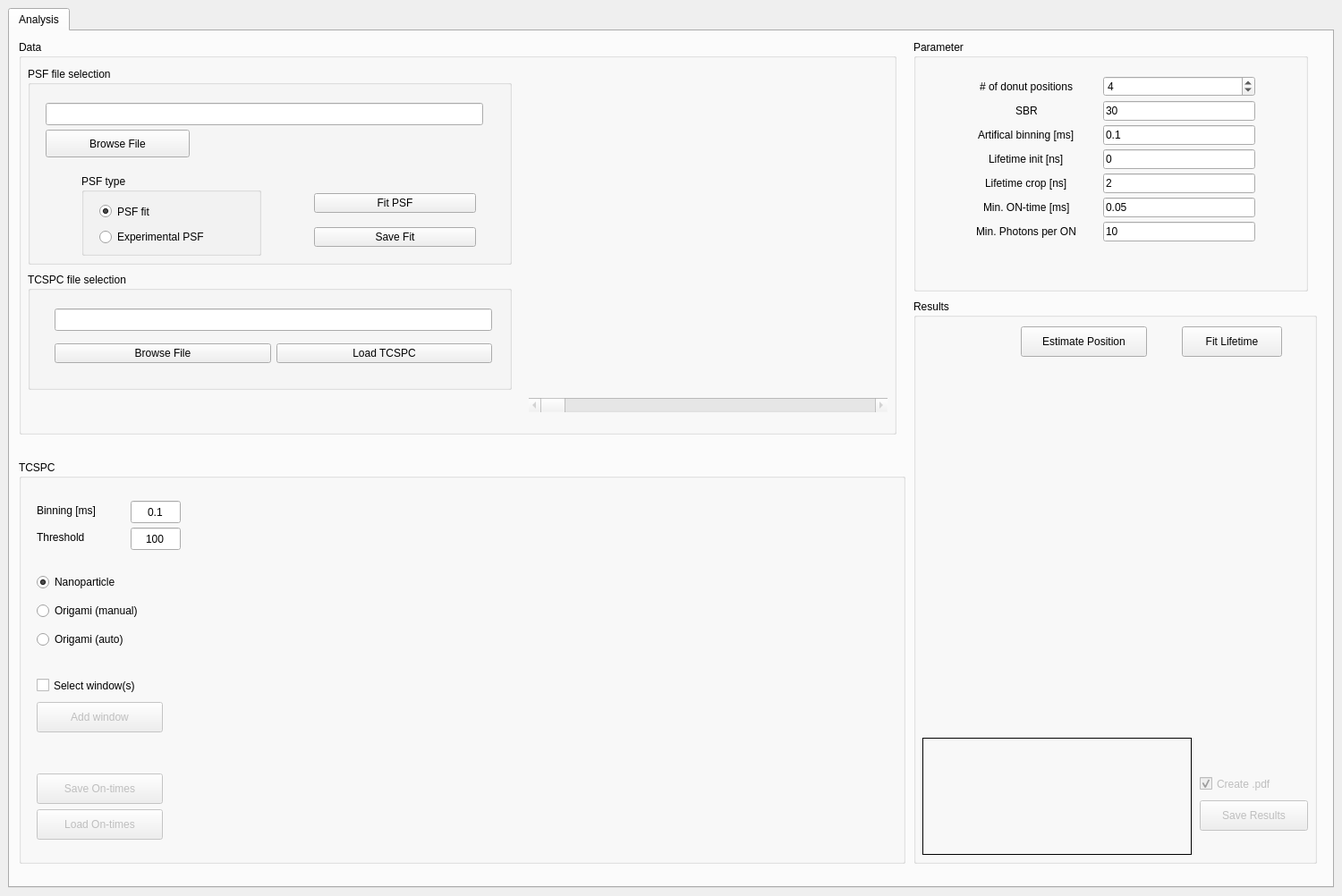
<?xml version="1.0" encoding="UTF-8"?>
<ui version="4.0">
 <class>MainWindow</class>
 <widget class="QMainWindow" name="MainWindow">
  <property name="geometry">
   <rect>
    <x>0</x>
    <y>0</y>
    <width>1500</width>
    <height>1002</height>
   </rect>
  </property>
  <property name="sizePolicy">
   <sizepolicy hsizetype="Maximum" vsizetype="Maximum">
    <horstretch>0</horstretch>
    <verstretch>0</verstretch>
   </sizepolicy>
  </property>
  <property name="windowTitle">
   <string>Analysis</string>
  </property>
  <widget class="QWidget" name="centralwidget">
   <layout class="QGridLayout" name="gridLayout">
    <item row="0" column="0">
     <widget class="QTabWidget" name="SelectionWidget">
      <property name="tabPosition">
       <enum>QTabWidget::North</enum>
      </property>
      <property name="tabShape">
       <enum>QTabWidget::Rounded</enum>
      </property>
      <property name="currentIndex">
       <number>0</number>
      </property>
      <widget class="QWidget" name="AnalysisTab">
       <attribute name="title">
        <string>Analysis</string>
       </attribute>
       <widget class="QGroupBox" name="PSFgroupBox">
        <property name="geometry">
         <rect>
          <x>10</x>
          <y>10</y>
          <width>981</width>
          <height>441</height>
         </rect>
        </property>
        <property name="title">
         <string>Data</string>
        </property>
        <widget class="QWidget" name="verticalLayoutWidget">
         <property name="geometry">
          <rect>
           <x>570</x>
           <y>20</y>
           <width>401</width>
           <height>371</height>
          </rect>
         </property>
         <layout class="QVBoxLayout" name="psfLayout"/>
        </widget>
        <widget class="QScrollBar" name="psfScrollbar">
         <property name="enabled">
          <bool>false</bool>
         </property>
         <property name="geometry">
          <rect>
           <x>570</x>
           <y>400</y>
           <width>401</width>
           <height>16</height>
          </rect>
         </property>
         <property name="maximum">
          <number>19</number>
         </property>
         <property name="pageStep">
          <number>1</number>
         </property>
         <property name="orientation">
          <enum>Qt::Horizontal</enum>
         </property>
        </widget>
        <widget class="QGroupBox" name="PSFfile_groupBox">
         <property name="geometry">
          <rect>
           <x>10</x>
           <y>30</y>
           <width>541</width>
           <height>221</height>
          </rect>
         </property>
         <property name="title">
          <string>PSF file selection</string>
         </property>
         <widget class="QLineEdit" name="psfFileEditBox">
          <property name="geometry">
           <rect>
            <x>20</x>
            <y>40</y>
            <width>489</width>
            <height>25</height>
           </rect>
          </property>
         </widget>
         <widget class="QPushButton" name="browseFilePSF">
          <property name="geometry">
           <rect>
            <x>20</x>
            <y>70</y>
            <width>161</width>
            <height>31</height>
           </rect>
          </property>
          <property name="text">
           <string>Browse File</string>
          </property>
         </widget>
         <widget class="QGroupBox" name="PSFmode_groupBox">
          <property name="geometry">
           <rect>
            <x>60</x>
            <y>120</y>
            <width>201</width>
            <height>91</height>
           </rect>
          </property>
          <property name="sizePolicy">
           <sizepolicy hsizetype="Preferred" vsizetype="Preferred">
            <horstretch>0</horstretch>
            <verstretch>0</verstretch>
           </sizepolicy>
          </property>
          <property name="title">
           <string>PSF type</string>
          </property>
          <widget class="QRadioButton" name="radioButton_exppsf">
           <property name="geometry">
            <rect>
             <x>20</x>
             <y>60</y>
             <width>161</width>
             <height>20</height>
            </rect>
           </property>
           <property name="text">
            <string>Experimental PSF</string>
           </property>
          </widget>
          <widget class="QRadioButton" name="radioButton_psffit">
           <property name="geometry">
            <rect>
             <x>20</x>
             <y>30</y>
             <width>101</width>
             <height>23</height>
            </rect>
           </property>
           <property name="text">
            <string>PSF fit</string>
           </property>
           <property name="checked">
            <bool>true</bool>
           </property>
          </widget>
         </widget>
         <widget class="QWidget" name="layoutWidget">
          <property name="geometry">
           <rect>
            <x>320</x>
            <y>131</y>
            <width>181</width>
            <height>81</height>
           </rect>
          </property>
          <layout class="QHBoxLayout" name="horizontalLayout_3">
           <item>
            <layout class="QVBoxLayout" name="verticalLayout_5">
             <item>
              <widget class="QPushButton" name="LoadPSFButton">
               <property name="text">
                <string>Fit PSF</string>
               </property>
              </widget>
             </item>
             <item>
              <widget class="QPushButton" name="pushButton_saveFit">
               <property name="text">
                <string>Save Fit</string>
               </property>
              </widget>
             </item>
            </layout>
           </item>
          </layout>
         </widget>
        </widget>
        <widget class="QGroupBox" name="TCSPCfile_groupBox">
         <property name="geometry">
          <rect>
           <x>10</x>
           <y>260</y>
           <width>541</width>
           <height>131</height>
          </rect>
         </property>
         <property name="title">
          <string>TCSPC file selection</string>
         </property>
         <widget class="QLineEdit" name="tcspcEditBox">
          <property name="enabled">
           <bool>true</bool>
          </property>
          <property name="geometry">
           <rect>
            <x>30</x>
            <y>40</y>
            <width>489</width>
            <height>25</height>
           </rect>
          </property>
          <property name="mouseTracking">
           <bool>false</bool>
          </property>
          <property name="focusPolicy">
           <enum>Qt::StrongFocus</enum>
          </property>
         </widget>
         <widget class="QWidget" name="layoutWidget">
          <property name="geometry">
           <rect>
            <x>30</x>
            <y>70</y>
            <width>489</width>
            <height>41</height>
           </rect>
          </property>
          <layout class="QHBoxLayout" name="horizontalLayout_2">
           <item>
            <widget class="QPushButton" name="browseFileTCSPC">
             <property name="toolTip">
              <string>&lt;html&gt;&lt;head/&gt;&lt;body&gt;&lt;p&gt;Select the tcspc file you want to load.&lt;/p&gt;&lt;/body&gt;&lt;/html&gt;</string>
             </property>
             <property name="toolTipDuration">
              <number>-1</number>
             </property>
             <property name="text">
              <string>Browse File</string>
             </property>
            </widget>
           </item>
           <item>
            <widget class="QPushButton" name="LoadTCSPCButton">
             <property name="text">
              <string>Load TCSPC</string>
             </property>
            </widget>
           </item>
          </layout>
         </widget>
        </widget>
       </widget>
       <widget class="QGroupBox" name="TCSPCgroupBox">
        <property name="geometry">
         <rect>
          <x>10</x>
          <y>480</y>
          <width>991</width>
          <height>451</height>
         </rect>
        </property>
        <property name="title">
         <string>TCSPC</string>
        </property>
        <widget class="QWidget" name="verticalLayoutWidget_2">
         <property name="geometry">
          <rect>
           <x>190</x>
           <y>20</y>
           <width>791</width>
           <height>411</height>
          </rect>
         </property>
         <layout class="QVBoxLayout" name="tcspcLayout">
          <property name="sizeConstraint">
           <enum>QLayout::SetDefaultConstraint</enum>
          </property>
         </layout>
        </widget>
        <widget class="QWidget" name="verticalLayoutWidget_4">
         <property name="geometry">
          <rect>
           <x>20</x>
           <y>120</y>
           <width>161</width>
           <height>99</height>
          </rect>
         </property>
         <layout class="QVBoxLayout" name="verticalLayout_2">
          <item>
           <widget class="QRadioButton" name="radioButton_NP">
            <property name="text">
             <string>Nanoparticle</string>
            </property>
            <property name="checked">
             <bool>true</bool>
            </property>
            <attribute name="buttonGroup">
             <string notr="true">buttonGroup_tcspcmode</string>
            </attribute>
           </widget>
          </item>
          <item>
           <widget class="QRadioButton" name="radioButton_origami_manual">
            <property name="text">
             <string>Origami (manual)</string>
            </property>
            <attribute name="buttonGroup">
             <string notr="true">buttonGroup_tcspcmode</string>
            </attribute>
           </widget>
          </item>
          <item>
           <widget class="QRadioButton" name="radioButton_origami_auto">
            <property name="text">
             <string>Origami (auto)</string>
            </property>
            <attribute name="buttonGroup">
             <string notr="true">buttonGroup_tcspcmode</string>
            </attribute>
           </widget>
          </item>
         </layout>
        </widget>
        <widget class="QCheckBox" name="checkBox_TraceSelection">
         <property name="geometry">
          <rect>
           <x>20</x>
           <y>240</y>
           <width>149</width>
           <height>23</height>
          </rect>
         </property>
         <property name="text">
          <string>Select window(s)</string>
         </property>
         <property name="checked">
          <bool>false</bool>
         </property>
        </widget>
        <widget class="QPushButton" name="pushButton_addWindow">
         <property name="enabled">
          <bool>false</bool>
         </property>
         <property name="geometry">
          <rect>
           <x>20</x>
           <y>270</y>
           <width>141</width>
           <height>34</height>
          </rect>
         </property>
         <property name="text">
          <string>Add window</string>
         </property>
        </widget>
        <widget class="QPushButton" name="pushButton_saveOntimes">
         <property name="enabled">
          <bool>false</bool>
         </property>
         <property name="geometry">
          <rect>
           <x>20</x>
           <y>350</y>
           <width>141</width>
           <height>34</height>
          </rect>
         </property>
         <property name="text">
          <string>Save On-times</string>
         </property>
        </widget>
        <widget class="QPushButton" name="PushButton_LoadOntimes">
         <property name="enabled">
          <bool>false</bool>
         </property>
         <property name="geometry">
          <rect>
           <x>20</x>
           <y>390</y>
           <width>141</width>
           <height>34</height>
          </rect>
         </property>
         <property name="text">
          <string>Load On-times</string>
         </property>
        </widget>
        <widget class="QLineEdit" name="threshold_lineEdit">
         <property name="geometry">
          <rect>
           <x>125</x>
           <y>75</y>
           <width>56</width>
           <height>25</height>
          </rect>
         </property>
         <property name="sizePolicy">
          <sizepolicy hsizetype="Minimum" vsizetype="Fixed">
           <horstretch>0</horstretch>
           <verstretch>0</verstretch>
          </sizepolicy>
         </property>
         <property name="text">
          <string>100</string>
         </property>
         <property name="frame">
          <bool>true</bool>
         </property>
         <property name="alignment">
          <set>Qt::AlignCenter</set>
         </property>
        </widget>
        <widget class="QLabel" name="threshold_label">
         <property name="geometry">
          <rect>
           <x>20</x>
           <y>70</y>
           <width>101</width>
           <height>31</height>
          </rect>
         </property>
         <property name="text">
          <string>Threshold</string>
         </property>
        </widget>
        <widget class="QLineEdit" name="binWidthlineEdit">
         <property name="enabled">
          <bool>true</bool>
         </property>
         <property name="geometry">
          <rect>
           <x>125</x>
           <y>45</y>
           <width>56</width>
           <height>25</height>
          </rect>
         </property>
         <property name="sizePolicy">
          <sizepolicy hsizetype="Fixed" vsizetype="Ignored">
           <horstretch>100</horstretch>
           <verstretch>0</verstretch>
          </sizepolicy>
         </property>
         <property name="maximumSize">
          <size>
           <width>1000</width>
           <height>1000</height>
          </size>
         </property>
         <property name="sizeIncrement">
          <size>
           <width>0</width>
           <height>0</height>
          </size>
         </property>
         <property name="baseSize">
          <size>
           <width>0</width>
           <height>0</height>
          </size>
         </property>
         <property name="text">
          <string>0.1</string>
         </property>
         <property name="maxLength">
          <number>1000</number>
         </property>
         <property name="alignment">
          <set>Qt::AlignCenter</set>
         </property>
        </widget>
        <widget class="QLabel" name="binWidthlabel">
         <property name="geometry">
          <rect>
           <x>20</x>
           <y>40</y>
           <width>101</width>
           <height>31</height>
          </rect>
         </property>
         <property name="text">
          <string>Binning [ms]</string>
         </property>
         <property name="scaledContents">
          <bool>false</bool>
         </property>
        </widget>
       </widget>
       <widget class="QGroupBox" name="Results_groupBox">
        <property name="geometry">
         <rect>
          <x>1010</x>
          <y>300</y>
          <width>451</width>
          <height>631</height>
         </rect>
        </property>
        <property name="title">
         <string>Results</string>
        </property>
        <widget class="QPushButton" name="EstimatorButton">
         <property name="geometry">
          <rect>
           <x>120</x>
           <y>30</y>
           <width>141</width>
           <height>34</height>
          </rect>
         </property>
         <property name="text">
          <string>Estimate Position</string>
         </property>
        </widget>
        <widget class="QWidget" name="verticalLayoutWidget_3">
         <property name="geometry">
          <rect>
           <x>10</x>
           <y>70</y>
           <width>431</width>
           <height>411</height>
          </rect>
         </property>
         <layout class="QVBoxLayout" name="estimateLayout">
          <property name="sizeConstraint">
           <enum>QLayout::SetDefaultConstraint</enum>
          </property>
         </layout>
        </widget>
        <widget class="QLabel" name="comLabel">
         <property name="geometry">
          <rect>
           <x>10</x>
           <y>490</y>
           <width>301</width>
           <height>131</height>
          </rect>
         </property>
         <property name="frameShape">
          <enum>QFrame::Box</enum>
         </property>
         <property name="text">
          <string/>
         </property>
         <property name="textFormat">
          <enum>Qt::AutoText</enum>
         </property>
        </widget>
        <widget class="QPushButton" name="SaveResultsButton">
         <property name="enabled">
          <bool>false</bool>
         </property>
         <property name="geometry">
          <rect>
           <x>320</x>
           <y>560</y>
           <width>121</width>
           <height>34</height>
          </rect>
         </property>
         <property name="text">
          <string>Save Results</string>
         </property>
        </widget>
        <widget class="QCheckBox" name="CreatepdfcheckBox">
         <property name="enabled">
          <bool>false</bool>
         </property>
         <property name="geometry">
          <rect>
           <x>320</x>
           <y>530</y>
           <width>121</width>
           <height>23</height>
          </rect>
         </property>
         <property name="text">
          <string>Create .pdf</string>
         </property>
         <property name="checked">
          <bool>true</bool>
         </property>
        </widget>
        <widget class="QPushButton" name="TestpushButton">
         <property name="geometry">
          <rect>
           <x>300</x>
           <y>30</y>
           <width>112</width>
           <height>34</height>
          </rect>
         </property>
         <property name="text">
          <string>Fit Lifetime</string>
         </property>
        </widget>
       </widget>
       <widget class="QGroupBox" name="ParametergroupBox">
        <property name="geometry">
         <rect>
          <x>1010</x>
          <y>10</y>
          <width>441</width>
          <height>281</height>
         </rect>
        </property>
        <property name="title">
         <string>Parameter</string>
        </property>
        <widget class="QWidget" name="formLayoutWidget">
         <property name="geometry">
          <rect>
           <x>60</x>
           <y>40</y>
           <width>342</width>
           <height>211</height>
          </rect>
         </property>
         <layout class="QFormLayout" name="formLayout">
          <property name="sizeConstraint">
           <enum>QLayout::SetDefaultConstraint</enum>
          </property>
          <property name="fieldGrowthPolicy">
           <enum>QFormLayout::ExpandingFieldsGrow</enum>
          </property>
          <property name="rowWrapPolicy">
           <enum>QFormLayout::WrapLongRows</enum>
          </property>
          <property name="labelAlignment">
           <set>Qt::AlignCenter</set>
          </property>
          <property name="formAlignment">
           <set>Qt::AlignLeading|Qt::AlignLeft|Qt::AlignTop</set>
          </property>
          <property name="horizontalSpacing">
           <number>30</number>
          </property>
          <property name="verticalSpacing">
           <number>5</number>
          </property>
          <property name="leftMargin">
           <number>10</number>
          </property>
          <property name="rightMargin">
           <number>20</number>
          </property>
          <property name="bottomMargin">
           <number>0</number>
          </property>
          <item row="0" column="0">
           <widget class="QLabel" name="label_numPSF">
            <property name="text">
             <string># of donut positions</string>
            </property>
           </widget>
          </item>
          <item row="0" column="1">
           <widget class="QSpinBox" name="spinBox_donuts">
            <property name="sizePolicy">
             <sizepolicy hsizetype="Expanding" vsizetype="Fixed">
              <horstretch>0</horstretch>
              <verstretch>0</verstretch>
             </sizepolicy>
            </property>
            <property name="value">
             <number>4</number>
            </property>
            <property name="displayIntegerBase">
             <number>10</number>
            </property>
           </widget>
          </item>
          <item row="1" column="0">
           <widget class="QLabel" name="label_SBR">
            <property name="text">
             <string>SBR</string>
            </property>
           </widget>
          </item>
          <item row="1" column="1">
           <widget class="QLineEdit" name="lineEdit_sbr">
            <property name="enabled">
             <bool>true</bool>
            </property>
            <property name="text">
             <string>30</string>
            </property>
           </widget>
          </item>
          <item row="2" column="0">
           <widget class="QLabel" name="label_winlen">
            <property name="toolTip">
             <string>Only matters if 'Nanoparticle' mode is used</string>
            </property>
            <property name="text">
             <string>Artifical binning [ms]</string>
            </property>
           </widget>
          </item>
          <item row="2" column="1">
           <widget class="QLineEdit" name="lineEdit_winlen">
            <property name="text">
             <string>0.1</string>
            </property>
           </widget>
          </item>
          <item row="3" column="0">
           <widget class="QLabel" name="label_lifetime_window_i">
            <property name="text">
             <string>Lifetime init [ns]</string>
            </property>
           </widget>
          </item>
          <item row="3" column="1">
           <widget class="QLineEdit" name="lineEdit_lifetimewin_i">
            <property name="text">
             <string>0</string>
            </property>
           </widget>
          </item>
          <item row="4" column="0">
           <widget class="QLabel" name="label_lifetime_window_f">
            <property name="text">
             <string>Lifetime crop [ns]</string>
            </property>
           </widget>
          </item>
          <item row="4" column="1">
           <widget class="QLineEdit" name="lineEdit_lifetimewin_f">
            <property name="text">
             <string>2</string>
            </property>
           </widget>
          </item>
          <item row="5" column="0">
           <widget class="QLabel" name="minONlimit_label">
            <property name="text">
             <string>Min. ON-time [ms]</string>
            </property>
           </widget>
          </item>
          <item row="5" column="1">
           <widget class="QLineEdit" name="minONlimit_lineEdit">
            <property name="text">
             <string>0.05</string>
            </property>
           </widget>
          </item>
          <item row="6" column="0">
           <widget class="QLabel" name="minNperON_label">
            <property name="text">
             <string>Min. Photons per ON</string>
            </property>
           </widget>
          </item>
          <item row="6" column="1">
           <widget class="QLineEdit" name="minNperON_lineEdit">
            <property name="text">
             <string>10</string>
            </property>
           </widget>
          </item>
         </layout>
        </widget>
       </widget>
      </widget>
     </widget>
    </item>
   </layout>
  </widget>
  <action name="actionOne">
   <property name="text">
    <string>One</string>
   </property>
  </action>
  <action name="actionTwo">
   <property name="text">
    <string>Two</string>
   </property>
  </action>
  <action name="actionThree">
   <property name="text">
    <string>Three</string>
   </property>
  </action>
  <action name="actionFour">
   <property name="text">
    <string>Four</string>
   </property>
  </action>
  <action name="actionFive">
   <property name="text">
    <string>Five</string>
   </property>
  </action>
  <action name="action1">
   <property name="text">
    <string>1</string>
   </property>
  </action>
  <action name="action2">
   <property name="text">
    <string>2</string>
   </property>
  </action>
  <action name="action3">
   <property name="text">
    <string>3</string>
   </property>
  </action>
 </widget>
 <resources/>
 <connections>
  <connection>
   <sender>LoadPSFButton</sender>
   <signal>clicked()</signal>
   <receiver>MainWindow</receiver>
   <slot>fit_exppsf()</slot>
   <hints>
    <hint type="sourcelabel">
     <x>532</x>
     <y>239</y>
    </hint>
    <hint type="destinationlabel">
     <x>427</x>
     <y>38</y>
    </hint>
   </hints>
  </connection>
  <connection>
   <sender>LoadTCSPCButton</sender>
   <signal>clicked()</signal>
   <receiver>MainWindow</receiver>
   <slot>load_tcspc()</slot>
   <hints>
    <hint type="sourcelabel">
     <x>533</x>
     <y>429</y>
    </hint>
    <hint type="destinationlabel">
     <x>853</x>
     <y>0</y>
    </hint>
   </hints>
  </connection>
  <connection>
   <sender>browseFileTCSPC</sender>
   <signal>clicked()</signal>
   <receiver>MainWindow</receiver>
   <slot>select_tcspc()</slot>
   <hints>
    <hint type="sourcelabel">
     <x>191</x>
     <y>429</y>
    </hint>
    <hint type="destinationlabel">
     <x>585</x>
     <y>37</y>
    </hint>
   </hints>
  </connection>
  <connection>
   <sender>browseFilePSF</sender>
   <signal>clicked()</signal>
   <receiver>MainWindow</receiver>
   <slot>select_exppsf()</slot>
   <hints>
    <hint type="sourcelabel">
     <x>199</x>
     <y>215</y>
    </hint>
    <hint type="destinationlabel">
     <x>274</x>
     <y>31</y>
    </hint>
   </hints>
  </connection>
  <connection>
   <sender>psfScrollbar</sender>
   <signal>valueChanged(int)</signal>
   <receiver>MainWindow</receiver>
   <slot>update_image(int)</slot>
   <hints>
    <hint type="sourcelabel">
     <x>673</x>
     <y>487</y>
    </hint>
    <hint type="destinationlabel">
     <x>940</x>
     <y>42</y>
    </hint>
   </hints>
  </connection>
  <connection>
   <sender>pushButton_addWindow</sender>
   <signal>clicked()</signal>
   <receiver>MainWindow</receiver>
   <slot>region_selection()</slot>
   <hints>
    <hint type="sourcelabel">
     <x>177</x>
     <y>838</y>
    </hint>
    <hint type="destinationlabel">
     <x>913</x>
     <y>32</y>
    </hint>
   </hints>
  </connection>
  <connection>
   <sender>checkBox_TraceSelection</sender>
   <signal>toggled(bool)</signal>
   <receiver>MainWindow</receiver>
   <slot>check_tcspcmode(bool)</slot>
   <hints>
    <hint type="sourcelabel">
     <x>61</x>
     <y>785</y>
    </hint>
    <hint type="destinationlabel">
     <x>7</x>
     <y>727</y>
    </hint>
   </hints>
  </connection>
  <connection>
   <sender>EstimatorButton</sender>
   <signal>clicked()</signal>
   <receiver>MainWindow</receiver>
   <slot>position_estimation()</slot>
   <hints>
    <hint type="sourcelabel">
     <x>1242</x>
     <y>405</y>
    </hint>
    <hint type="destinationlabel">
     <x>1168</x>
     <y>36</y>
    </hint>
   </hints>
  </connection>
 </connections>
 <slots>
  <slot>closeEvent()</slot>
  <slot>closeAllWindows()</slot>
  <slot>select_exppsf()</slot>
  <slot>fit_exppsf()</slot>
  <slot>load_tcspc()</slot>
  <slot>position_estimation()</slot>
  <slot>select_tcspc()</slot>
  <slot>update_image(int)</slot>
  <slot>region_selection()</slot>
  <slot>read_ontimes()</slot>
  <slot>check_tcspcmode(bool)</slot>
  <slot>save_psffit()</slot>
  <slot>save_results()</slot>
  <slot>find_lifetime()</slot>
 </slots>
 <buttongroups>
  <buttongroup name="buttonGroup_tcspcmode"/>
 </buttongroups>
</ui>
